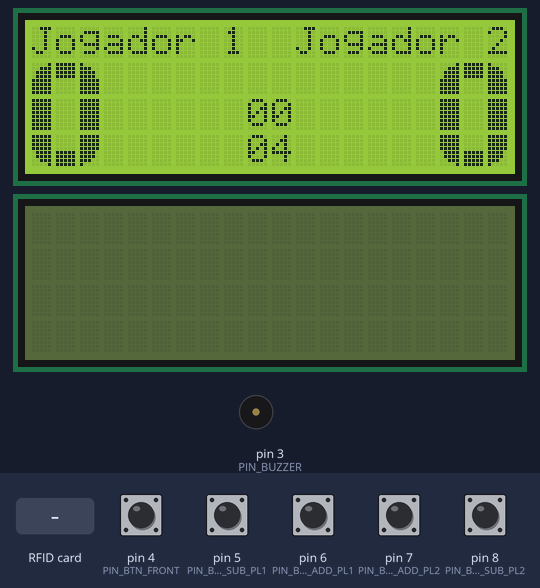
Recording of a program running on a simulated Arduino Uno, built with avr-gcc and run on an emulated ATmega328P. Shown: 2 × 20×4 character LCD, buzzer (waves = sounding). Inputs (shaded band) come from the test bench; at power-on: pin 4 (PIN_BTN_FRONT), pin 5 (PIN_BTN_SUB_PL1), pin 6 (PIN_BTN_ADD_PL1), pin 7 (PIN_BTN_ADD_PL2), pin 8 (PIN_BTN_SUB_PL2) LOW. The board resets itself during the run and starts again; what the program prints to the serial monitor is not drawn.

Above: at 4.6 s.
4.7 s: RFID card 5E 7A 19 C4 held to the reader
At 6.8 s:
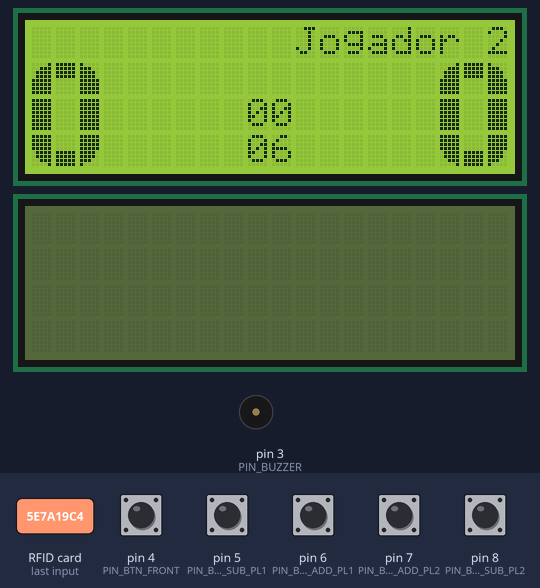
7.7 s: pin 4 (PIN_BTN_FRONT) pulled HIGH for 0.15 s
At 8.4 s:
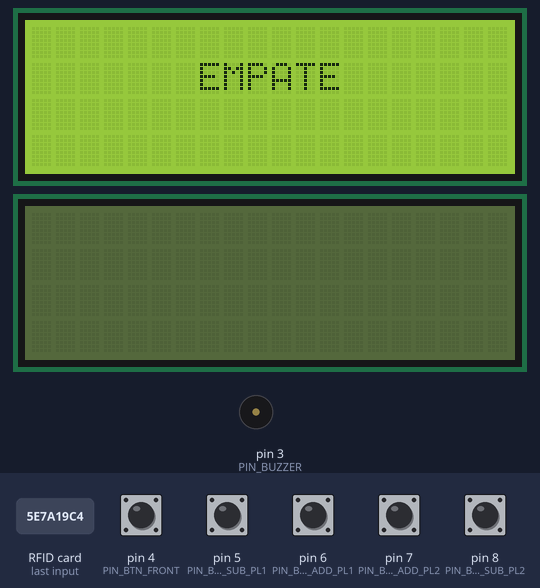
9.3 s: pin 4 (PIN_BTN_FRONT) pulled HIGH for 3.2 s
At 12.6 s:
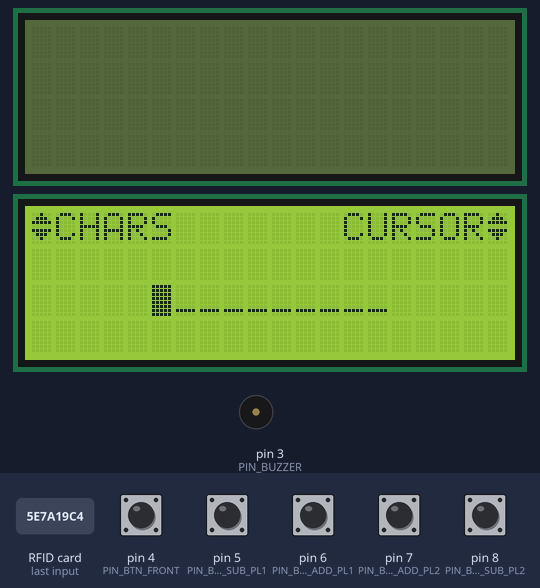
14.0 s: pin 5 (PIN_BTN_SUB_PL1) pulled HIGH for 0.15 s
15.6 s: pin 4 (PIN_BTN_FRONT) pulled HIGH for 1 s
At 17.0 s:
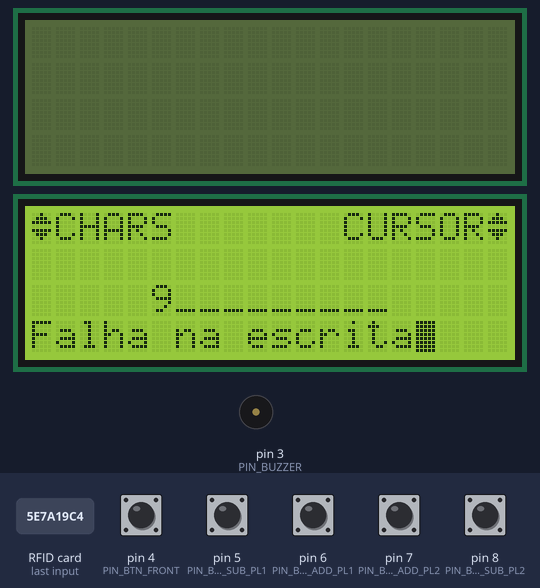
18.1 s: pin 6 (PIN_BTN_ADD_PL1) pulled HIGH for 0.15 s
At 18.4 s:
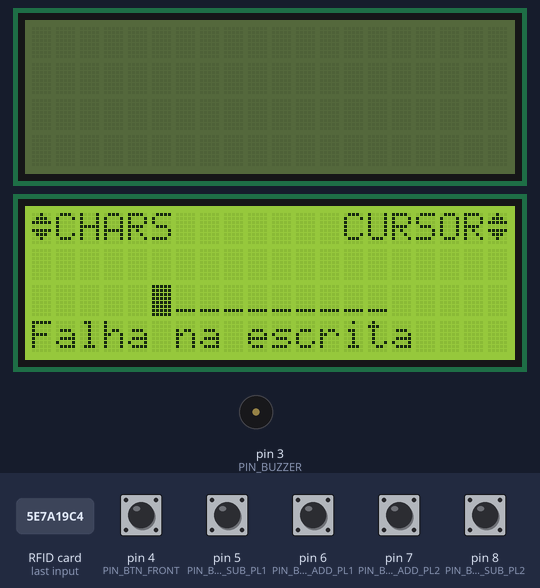
Timing chart, 0 to 20.7 s (numbered marks = the images above; inputs shaded):
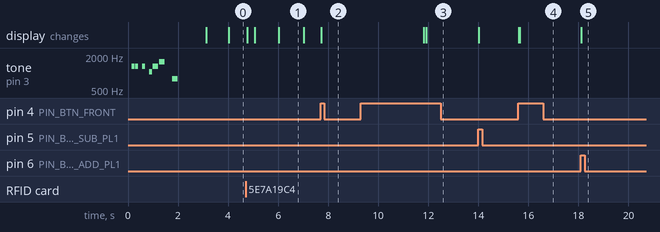

Measured:
- after the input at 4.7 s, the display: first changes after 0.06 s (image 1 shows a later state)
- after the input at 7.7 s, the display: changes at once (image 2)
- after the input at 9.3 s, tone on pin 3 (PIN_BUZZER): stops changing and stays silent; the display: first changes after 2.5 s (image 3 shows a later state)
- after the input at 15.6 s, the display: first changes at once (image 4 shows a later state)
- after the input at 18.1 s, the display: changes at once (image 5)
- what the display in image 1 shows lasts 1.0 s, from 6.0 s to 7.0 s

The program:

main.cpp
```cpp
#include "config.h"
#include "App.hpp"
#include "Placarduino.hpp"
#include "PlayerCardCreator.hpp"

Placarduino placarduino;
PlayerCardCreator cardCreator;
App *app = &placarduino;

void setup()
{
    if (digitalRead(PIN_BTN_FRONT) == HIGH) {
        app = &cardCreator;
    }

    app->init();
}

void loop()
{
    app->run();
}
```

App.hpp
```cpp
#pragma once

#include <Arduino.h>

class App
{
public:
    virtual void init() = 0;
    virtual void run() = 0;
};
```

Placarduino.hpp
```cpp
#pragma once

#include "App.hpp"
#include "LcdBigNumbers.h"
#include "MusicPlayer.h"
#include "RisingEdgeButton.h"
#include "SmartCard.h"
#include "PlayerControl.h"
#include "PlayerCard.h"

#include <LiquidCrystal_I2C.h>
#include <Tone.h>
#include <stdint.h>

class Placarduino : public App
{
public:
    Placarduino();
    void init();
    void run();

private:
    LiquidCrystal_I2C lcd;
    LcdBigNumbers bigNumbers;
    PlayerControl player1;
    PlayerControl player2;
    uint8_t rfidKey[MFRC522::MF_KEY_SIZE];
    SmartCard smartCard;
    PlayerCard playerCard;
    RisingEdgeButton gameOverButton;
    Tone buzzer;
    MusicPlayer musicPlayer;
    PlayerControl *playerToConfigure;

    void setupInputs();
    void setupLCD();
    void setupBuzzer();
    void printWelcome();
    void playWelcome();
    void printScore();
    void readPlayerCard();
    void checkButtons();
    void gameOver();
    void playFeedbackPositive();
    void playFeedbackNegative();
    void printTime();
};
```

PlayerCardCreator.hpp
```cpp
#pragma once

#include "App.hpp"
#include "RisingEdgeButton.h"
#include "SmartCard.h"

#include <LiquidCrystal_I2C.h>
#include <stdint.h>
#include <WString.h>


class PlayerCardCreator : public App
{
public:
    PlayerCardCreator();
    void init();
    void run();

private:
    LiquidCrystal_I2C lcd;
    RisingEdgeButton charUpButton;
    RisingEdgeButton charDownButton;
    RisingEdgeButton walkLeftButton;
    RisingEdgeButton walkRightButton;
    RisingEdgeButton writeButton;
    uint8_t rfidKey[MFRC522::MF_KEY_SIZE];
    SmartCard smartCard;
    String playerName;
    uint8_t charIndexUnderCursor;
    char *statusLine;

    void setupLCD();
    void showControlHints();
    void showName();
    bool executeNameChanges();
    void resetName();
    bool writeNameToCard();
    void clearLine(const int number);
    char nextChar(const char current);
    char prevChar(const char current);
};
```

Placarduino.cpp
```cpp
#include "config.h"
#include "Placarduino.hpp"

#include <string.h>
#include <avr/wdt.h>

#define PLACARDUINO_VERSION   "v2.2"

#define LCD_COLS         20
#define LCD_ROWS          4

Placarduino::Placarduino() : App(),
    lcd(LCD_I2C_ADDR, LCD_COLS, LCD_ROWS),
    bigNumbers(&lcd),
    player1(PIN_BTN_ADD_PL1, PIN_BTN_SUB_PL1),
    player2(PIN_BTN_ADD_PL2, PIN_BTN_SUB_PL2),
    rfidKey RFID_KEY,
    smartCard(rfidKey, RFID_PIN_SS, RFID_PIN_RESET),
    playerCard(&smartCard, 1),
    gameOverButton(PIN_BTN_FRONT),
    musicPlayer(&buzzer),
    playerToConfigure(&player1)
{
}

void Placarduino::init()
{
    MCUSR = 0;
    wdt_disable();

    player1.setName("Jogador 1");
    player2.setName("Jogador 2");

    setupInputs();
    setupLCD();
    setupBuzzer();

    printWelcome();
    playWelcome();

    delay(1000);

    printScore();

    smartCard.begin();
    Serial.begin(9600);
}

void Placarduino::run()
{
    readPlayerCard();
    checkButtons();
    printTime();

    if (gameOverButton.pressed()) {
        gameOver();
    }
}

void Placarduino::setupInputs()
{
    pinMode(PIN_BTN_SUB_PL1, INPUT);
    pinMode(PIN_BTN_ADD_PL1, INPUT);
    pinMode(PIN_BTN_SUB_PL2, INPUT);
    pinMode(PIN_BTN_ADD_PL2, INPUT);
}

void Placarduino::setupLCD()
{
    lcd.init();
    bigNumbers.init();

    lcd.backlight();
}

void Placarduino::setupBuzzer()
{
    buzzer.begin(PIN_BUZZER);
}

void Placarduino::printWelcome()
{
    lcd.clear();

    // Posiciona o cursor na terceira coluna da segunda linha
    lcd.setCursor(2, 1);
    lcd.print("PLACARDUINO " PLACARDUINO_VERSION);

    // Posiciona o cursor na quinta coluna da terceira linha
    lcd.setCursor(4, 2);
    lcd.print("a.k.a. DAMN");
}

void Placarduino::playWelcome()
{
    musicPlayer.superMarioTheme();
}

void Placarduino::checkButtons()
{
    int player1Changed = player1.updateScore();
    int player2Changed = player2.updateScore();

    if (player1Changed > 0 || player2Changed > 0) {
        printScore();
        playFeedbackPositive();
    }
    else if (player1Changed < 0 || player2Changed < 0) {
        printScore();
        playFeedbackNegative();
    }
}

void Placarduino::printScore()
{
    lcd.clear();

    lcd.setCursor(0, 0);
    lcd.print(player1.getName());

    // Alinha o nome do jogador à direita
    lcd.setCursor(LCD_COLS - strlen(player2.getName()), 0);
    lcd.print(player2.getName());

    bigNumbers.printNumber(player1.getScore(), 0, 1);

    // Altera coluna inicial de acordo com valor da pontuação para
    // manter alinhado à direita
    if (player2.getScore() >= 10) {
        bigNumbers.printNumber(player2.getScore(), LCD_COLS - 7, 1);
    }
    else {
        bigNumbers.printNumber(player2.getScore(), LCD_COLS - 3, 1);
    }

    printTime();
}

void Placarduino::readPlayerCard()
{
    if (playerCard.readPlayerNameFromCard(playerToConfigure)) {
        if (playerToConfigure == &player1) {
            playerToConfigure = &player2;
        }
        else {
            playerToConfigure = &player1;
        }

        printScore();
    }
}

void Placarduino::playFeedbackPositive()
{
    musicPlayer.playNote(NOTE_C6, 140);
    musicPlayer.playNote(NOTE_C7, 480);
}

void Placarduino::playFeedbackNegative()
{
    musicPlayer.playNote(NOTE_C7, 140);
    musicPlayer.playNote(NOTE_C6, 480);
}

void Placarduino::gameOver()
{
    bool hasWinner = false;
    const char *winnerName;
    size_t winnerNameLength;

    lcd.clear();

    if (player1.getScore() > player2.getScore()) {
        winnerName = player1.getName();
        hasWinner = true;
    }
    else if (player2.getScore() > player1.getScore()) {
        winnerName = player2.getName();
        hasWinner = true;
    }

    if (!hasWinner) {
        lcd.setCursor(7, 1);
        lcd.print("EMPATE");
    }
    else {
        // \o/
        lcd.setCursor(1, 1); lcd.write(255);
        lcd.setCursor(1, 2); lcd.write(255);
        lcd.setCursor(2, 3); lcd.write(255);

        lcd.setCursor(3, 2); lcd.write(0);
        lcd.setCursor(4, 2); lcd.write(4);
        lcd.setCursor(5, 2); lcd.write(1);
        lcd.setCursor(3, 3); lcd.write(2);
        lcd.setCursor(4, 3); lcd.write(5);
        lcd.setCursor(5, 3); lcd.write(3);

        lcd.setCursor(7, 1); lcd.write(255);
        lcd.setCursor(7, 2); lcd.write(255);
        lcd.setCursor(6, 3); lcd.write(255);

        winnerNameLength = strnlen(winnerName, PlayerControl::MAX_NAME_LENGTH);
        lcd.setCursor(9 + (11 - winnerNameLength) / 2, 1);
        lcd.print(winnerName);

        lcd.setCursor(11, 2);
        lcd.print("GANHOU!");

        musicPlayer.victory();
    }

    wdt_enable(WDTO_4S);
    while (1);
}

void Placarduino::printTime()
{
    char buffer[3];

    sprintf(buffer, "%02lu", millis() / 60000);
    lcd.setCursor(9, 2);
    lcd.print(buffer);

    sprintf(buffer, "%02lu", millis() / 1000 % 60);
    lcd.setCursor(9, 3);
    lcd.print(buffer);
}
```

PlayerCard.cpp
```cpp
#include <string.h>

#include "PlayerCard.h"

PlayerCard::PlayerCard(SmartCard *smartCard, const byte blockNumber)
{
    this->smartCard = smartCard;
    this->blockNumber = blockNumber;
}

bool PlayerCard::readPlayerNameFromCard(PlayerControl *player)
{
    byte buffer[18];
    byte length = sizeof(buffer);

    if (!this->smartCard->read(this->blockNumber, buffer, &length)) {
        return false;
    }

    Serial.print(F("Dados lidos do cartão: "));
    Serial.println((char*)buffer);

    if (!this->isValidPlayerName(buffer, strnlen((const char*)buffer, length))) {
        Serial.println(F("Nome contém caracteres inválidos, ignorando"));
        return false;
    }

    player->setName((const char*)buffer);
    return true;
}

bool PlayerCard::isValidPlayerName(const byte *name, const size_t length) const
{
    size_t i;

    for (i = 0; i < length; ++i) {
        if (!isAlphaNumeric(name[i])) {
            return false;
        }
    }

    return true;
}
```

PlayerCard.h
```cpp
#ifndef PLACARDUINO_PLAYER_CARD_H
#define PLACARDUINO_PLAYER_CARD_H

#include <Arduino.h>

#include "SmartCard.h"
#include "PlayerControl.h"

class PlayerCard
{
public:
    PlayerCard(SmartCard *smartCard, const byte blockNumber);

    bool readPlayerNameFromCard(PlayerControl *player);

private:
    SmartCard *smartCard;
    byte blockNumber;

    bool isValidPlayerName(const byte *name, const size_t length) const;
};

#endif // PLACARDUINO_PLAYER_CARD_H
```

PlayerCardCreator.cpp
```cpp
#include "config.h"
#include "PlayerCardCreator.hpp"
#include "PlayerControl.h"

#include <Arduino.h>
#include <avr/wdt.h>
#include <string.h>

static char alphabet[] = "_ABCDEFGHIJKLMNOPQRSTUVWXYZ0123456789";

static uint8_t charArrowUpDown[8] = {
    B00100,
    B01110,
    B11111,
    B00000,
    B11111,
    B01110,
    B00100,
    B00000,
};

#define LCD_COLS     20
#define LCD_ROWS      4
#define CARD_BLOCK    1
#define CHAR_ARROWS   1

PlayerCardCreator::PlayerCardCreator() : App(),
    lcd(LCD_I2C_ADDR, LCD_COLS, LCD_ROWS),
    charUpButton(PIN_BTN_ADD_PL1),
    charDownButton(PIN_BTN_SUB_PL1),
    walkLeftButton(PIN_BTN_ADD_PL2),
    walkRightButton(PIN_BTN_SUB_PL2),
    writeButton(PIN_BTN_FRONT),
    rfidKey RFID_KEY,
    smartCard(rfidKey, RFID_PIN_SS, RFID_PIN_RESET),
    charIndexUnderCursor(0),
    statusLine(nullptr)
{
}

void PlayerCardCreator::init()
{
    setupLCD();
    resetName();

    showControlHints();
    showName();

    smartCard.begin();
    Serial.begin(9600);

    delay(2000);
}

void PlayerCardCreator::run()
{
    if (executeNameChanges()) {
        showName();
        delay(500);
    }

    if (writeButton.pressed()) {
        if (writeNameToCard()) {
            resetName();
        }
    }
}

void PlayerCardCreator::setupLCD()
{
    lcd.init();
    lcd.backlight();
    lcd.blink();
    lcd.createChar(CHAR_ARROWS, charArrowUpDown);
}

void PlayerCardCreator::showControlHints()
{
    lcd.setCursor(0, 0);
    lcd.write(CHAR_ARROWS);
    lcd.print(F("CHARS"));

    lcd.setCursor(13, 0);
    lcd.print(F("CURSOR"));
    lcd.write(CHAR_ARROWS);
}

void PlayerCardCreator::showName()
{
    // Terceira linha: nome
    lcd.setCursor(5, 2);
    lcd.print(playerName);

    // Mostra cursor onde está sendo editado
    lcd.setCursor(charIndexUnderCursor + 5, 2);
}

bool PlayerCardCreator::executeNameChanges()
{
    if (charUpButton.pressed()) {
        playerName[charIndexUnderCursor] = nextChar(playerName[charIndexUnderCursor]);
        return true;
    }
    if (charDownButton.pressed()) {
        playerName[charIndexUnderCursor] = prevChar(playerName[charIndexUnderCursor]);
        return true;
    }

    if (walkLeftButton.pressed() && charIndexUnderCursor > 0) {
        --charIndexUnderCursor;
        return true;
    }
    if (walkRightButton.pressed() && charIndexUnderCursor < PlayerControl::MAX_NAME_LENGTH - 1) {
        ++charIndexUnderCursor;
        return true;
    }

    return false;
}

void PlayerCardCreator::resetName()
{
    playerName = F("__________");
}

bool PlayerCardCreator::writeNameToCard()
{
    clearLine(3);
    lcd.setCursor(0, 3);

    auto cleanName = playerName;
    cleanName.replace('_', ' ');
    cleanName.trim();

    byte dataToWrite[16];
    memset(dataToWrite, 0, sizeof(dataToWrite));
    memcpy(dataToWrite, cleanName.c_str(), cleanName.length());

    if (smartCard.write(CARD_BLOCK, dataToWrite, sizeof(dataToWrite))) {
        lcd.print(F("Cartao escrito OK"));
        return true;
    }
    else {
        lcd.print(F("Falha na escrita"));
        return false;
    }
}

void PlayerCardCreator::clearLine(const int number) {
    lcd.setCursor(0, number);
    lcd.print(F("                    "));
}

char PlayerCardCreator::nextChar(const char current)
{
    char *ptr;
    for (ptr = alphabet; *ptr && *ptr != current; ++ptr);

    // Not found
    if (!*ptr) {
        return alphabet[0];
    }

    ++ptr;

    // At end
    if (!*ptr) {
        return alphabet[0];
    }

    return *ptr;
}

char PlayerCardCreator::prevChar(const char current)
{
    char *ptr;
    for (ptr = alphabet; *ptr && *ptr != current; ++ptr);

    // Not found
    if (!*ptr) {
        return alphabet[0];
    }

    // At start
    if (ptr == alphabet) {
        return alphabet[sizeof(alphabet) - 2];
    }

    return *--ptr;
}
```

PlayerControl.cpp
```cpp
#include <string.h>

#include "PlayerControl.h"

PlayerControl::PlayerControl(const int addScorePin, const int subScorePin)
{
    this->addScoreButton.setPin(addScorePin);
    this->subScoreButton.setPin(subScorePin);

    memset(this->name, 0, sizeof(this->name));
}

void PlayerControl::setName(const char *name)
{
    strncpy(this->name, name, PlayerControl::MAX_NAME_LENGTH);
}

const char* PlayerControl::getName() const
{
    return this->name;
}

const int PlayerControl::getScore() const
{
    return this->score;
}

const int PlayerControl::updateScore()
{
    int change = 0;

    if (this->addScoreButton.pressed()) {
        change = +1;
    }
    else if (this->score > 0 && this->subScoreButton.pressed()) {
        change = -1;
    }

    this->score += change;

    return change;
}
```

PlayerControl.h
```cpp
#ifndef PLACARDUINO_PLAYER_CONTROL_H
#define PLACARDUINO_PLAYER_CONTROL_H

#include <Arduino.h>

#include "RisingEdgeButton.h"

class PlayerControl
{
public:
    PlayerControl(const int addScorePin, const int subScorePin);

    static const size_t MAX_NAME_LENGTH = 10;

    void setName(const char *name);
    const char* getName() const;

    const int getScore() const;

    const int updateScore();

private:
    char name[PlayerControl::MAX_NAME_LENGTH + 1];
    int score = 0;

    // Buttons
    RisingEdgeButton addScoreButton;
    RisingEdgeButton subScoreButton;
};

#endif // PLACARDUINO_PLAYER_CONTROL_H
```

config.h
```cpp
#ifndef PLACARDUINO_CONFIG_H
#define PLACARDUINO_CONFIG_H

// LCD
#define LCD_I2C_ADDR   0x3F

// RFID
#define RFID_PIN_SS      10
#define RFID_PIN_RESET    9
#define RFID_KEY          { 0xFF, 0xFF, 0xFF, 0xFF, 0xFF, 0xFF }

// BUTTONS
#define PIN_BTN_FRONT     4
#define PIN_BTN_SUB_PL1   5
#define PIN_BTN_ADD_PL1   6
#define PIN_BTN_SUB_PL2   8
#define PIN_BTN_ADD_PL2   7

// BUZZER
#define PIN_BUZZER        3

#endif // PLACARDUINO_CONFIG_H
```
